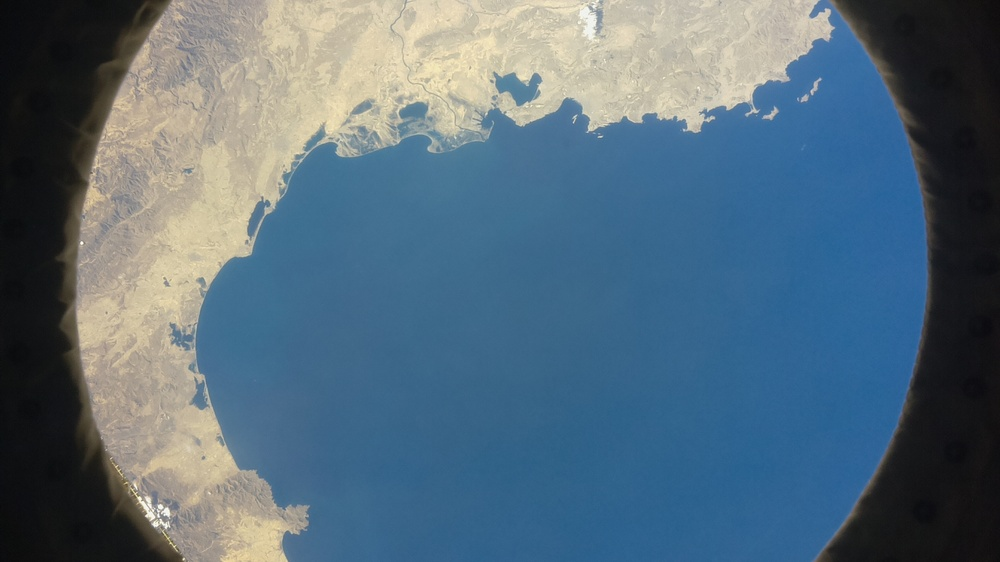
#> input picture rivers/data/46139916742_e461092961_o.jpg, 1000 x 562 px, shrunk from 1920 x 1080 before the run
$ python rivers_detection.py
#> lines starting #> are read from the running program, lines starting #| are printed output that depends on the picture; after the words box and inside, x2 and y2 are one past the last pixel; in counts of white or black regions, pixels touching at a corner belong together
from random import randint
import numpy as np
import cv2 as cv
from math import sqrt, sin, cos
import math


def rivers_detection(img):
    gray = cv.cvtColor(img, cv.COLOR_BGR2GRAY)
    thr = cv.adaptiveThreshold(
        gray,
        255,
        cv.ADAPTIVE_THRESH_GAUSSIAN_C,
        cv.THRESH_BINARY_INV,
        3,
        3
    )

    conts, hier = cv.findContours(
        thr,
        cv.RETR_TREE,
        cv.CHAIN_APPROX_NONE
    )

    def hyp(x1, y1, x2, y2):
        return sqrt((x1 - x2) ** 2 + (y1 - y2) ** 2)

    def split_if_too_distant(to_split, r, scale=1.5):
        splitted = []
        current = []
        for p1, p2 in (zip(to_split[:-1], to_split[1:])):
            current.append(p1)
            if hyp(*tuple(p1[0]), *tuple(p2[0])) > r * scale:
                splitted.append(current[:])
                current = []

        current.append(to_split[-1])
        splitted.append(current)

        return splitted

    def clean_first(to_clean, r):
        filtered = []
        discarded = []

        x, y = to_clean.pop()[0]

        for point in to_clean:
            px, py = point[0]
            if hyp(x, y, px, py) > r:
                filtered.append(point)
            else:
                discarded.append(point)

        return x, y, filtered, discarded

    def reduce_contour(to_filter, r):
        filtered = []
        discarded = []

        while len(to_filter) > 0:
            x, y, to_filter, disc = clean_first(to_filter, r=r)
            filtered.append([[x, y]])
            discarded += disc

        return split_if_too_distant(filtered, r), discarded

    def contour_len(cont):
        l = 0
        for p1, p2 in (zip(cont[:-1], cont[1:])):
            l += hyp(*tuple(p1[0]), *tuple(p2[0]))
        return l

    reduced_contours = []
    for cont in conts:
        rconts, _ = reduce_contour(cont.tolist(), 5)
        reduced_contours += rconts

    def draw_contour(img, cont, color=(255, 255, 255)):
        for p1, p2 in (zip(cont[:-1], cont[1:])):
            cv.line(img, tuple(p1[0]), tuple(p2[0]), color, 1)

    # exc = np.zeros(img.shape, np.uint8)
    exc = np.copy(img)

    for cont in reduced_contours:
        if contour_len(cont) > 10:
            draw_contour(exc, cont)

    # [48 lines of commented-out code are left out]

    cv.imwrite('out.jpg', exc)


#
#
#


def cut_image(img: np.ndarray, target_height_perc=65, target_width_perc=65) -> np.ndarray:
    """Cut an image in a rectangle of size defined by parameters, to remove black borders"""

    # retrieve image shape
    old_width, old_height, _ = img.shape
    half_width = old_width // 2
    half_height = old_height // 2

    # evaluate the needed padding on the x an y axis
    padding_x = (half_width * target_height_perc) // 100
    padding_y = (half_height * target_height_perc) // 100

    # cut the image
    return img[
        half_width - padding_x:half_width + padding_x,
        half_height - padding_y:half_height+padding_y
    ]


img = cv.imread('./data/46139916742_e461092961_o.jpg')
#> img is the input picture: shape (562, 1000, 3); mean B, G, R 123.8, 108.4, 85.9
# img = cv.imread('./data/46139865612_61080b4f33_o.jpg')
img = cut_image(img)
#> in cut_image, `return img[ half_width - padding_x:half_width + padding_x, half_height..`:
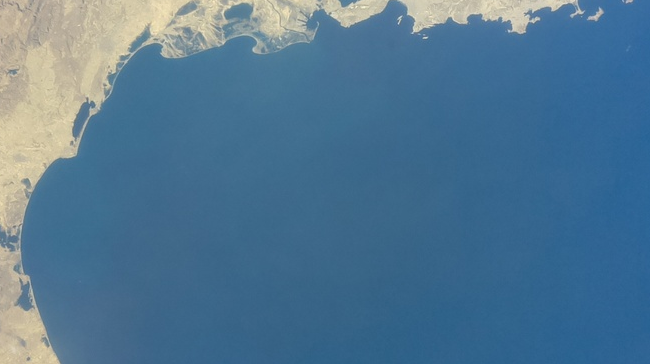
#> returned value: shape (364, 650, 3); mean of channels 0, 1, 2 146.2, 118.4, 80.3; drawn as B, G, R


rivers_detection(img)
#> in rivers_detection, `gray = cv.cvtColor(img, cv.COLOR_BGR2GRAY)`:
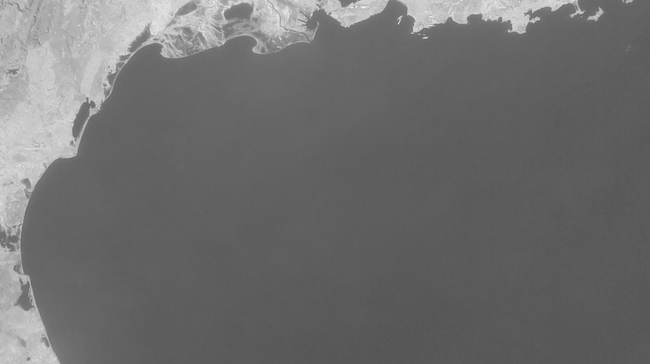
#> gray: shape (364, 650); min 84, max 240, mean 110.1
#> in rivers_detection, `thr = cv.adaptiveThreshold( gray, 255, cv.ADAPTIVE_THRESH_GAUSSIAN_C, ..`:
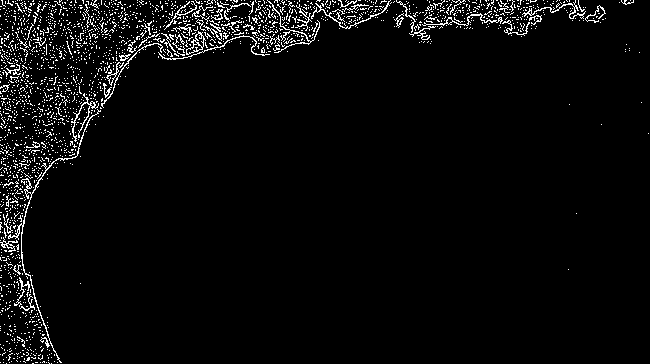
#> thr: shape (364, 650); 4% white in thin lines or dots
#> in rivers_detection, `conts, hier = cv.findContours( thr, cv.RETR_TREE, cv.CHAIN_APPROX_NONE )`: conts = 2187 contours, 2159 with area under 20; largest, box (x1, y1, x2, y2) and area: (186, 31, 206, 55) 191, (8, 109, 101, 363) 190, (422, 13, 503, 26) 80, (71, 93, 99, 142) 76, (186, 43, 203, 55) 76
#> the loop in rivers_detection, `for cont in conts:` made 2187 passes
#> after the loop in rivers_detection, `for cont in conts:`: reduced_contours = 2218 items
#> the loop in rivers_detection, `for cont in reduced_contours:` made 2218 passes
#> cont on passes 1 to 3: [[[51, 363]]], [[[33, 363]]], [[[6, 363]]]
#> after the loop in rivers_detection, `for cont in reduced_contours:`:
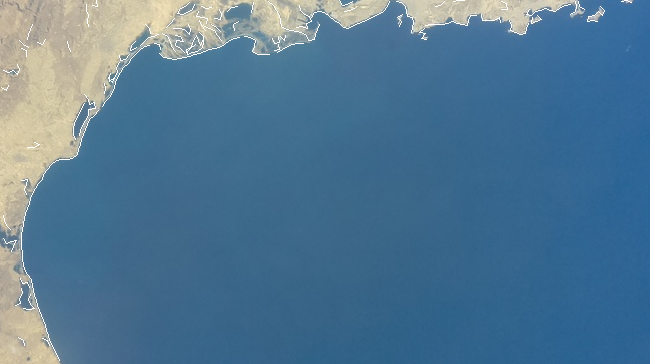
#> exc: shape (364, 650, 3); 0.84% of pixels changed, all inside (x1, y1, x2, y2) = (1, 0, 632, 361)
